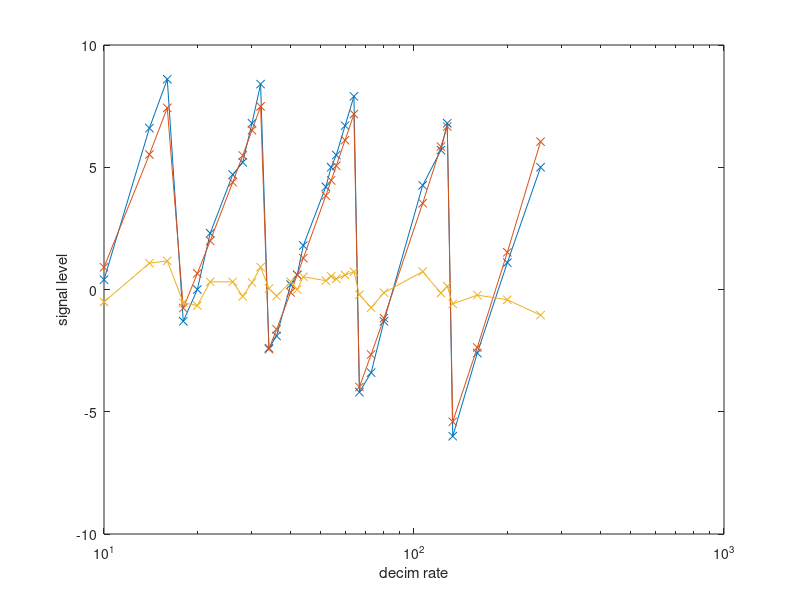

Source code (MATLAB): (Note: this script raises an error after producing the figure.)
%
%
%

clear all;
close all;

load usrp_rx_gain.dat

% signal bandwidth
w = usrp_rx_gain(:,1);  w = w(:)';

% noise level
%n = usrp_rx_gain(:,2); n = n(:)';

% signal level
s = usrp_rx_gain(:,3); s = s(:)';

decim = 16e6 ./ w;

% compute gain correction factor
N = length(w);
s_hat = zeros(1,N);
gain = zeros(1,N);


t1 = log2([10 18 34 66 130]');
m1 = [0.42 -1.28 -2.37 -4.23 -5.91]';
pm1 = polyfit(t1,m1,1);

t2 = log2([16 32 64 128]');
m2 = [
    (8.5 + 1.5)
    (8.3 + 2.4)
    (7.8 + 4.2)
    (6.7 + 6.0)];
pm2 = polyfit(t2,m2,1);

for i=1:N,
    d = log2(decim(i)-2);
    f = rem(d,1);
    s_hat(i) = f*polyval(pm2,d) + polyval(pm1,d);
    gain(i) = 10^(-s_hat(i)/10);
end;

semilogx(decim,s,'-x',decim,s_hat,'-x',decim,s-s_hat,'-x');
xlabel('decim rate');
ylabel('signal level');
legend('measured signal level','estimated signal level','corrected',0);
grid on;

